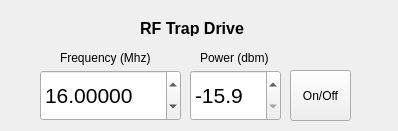
<?xml version="1.0" encoding="UTF-8"?>
<ui version="4.0">
 <class>Form</class>
 <widget class="QWidget" name="Form">
  <property name="geometry">
   <rect>
    <x>0</x>
    <y>0</y>
    <width>398</width>
    <height>131</height>
   </rect>
  </property>
  <property name="windowTitle">
   <string>Form</string>
  </property>
  <widget class="QDoubleSpinBox" name="spinPower">
   <property name="geometry">
    <rect>
     <x>190</x>
     <y>70</y>
     <width>91</width>
     <height>51</height>
    </rect>
   </property>
   <property name="font">
    <font>
     <pointsize>16</pointsize>
    </font>
   </property>
   <property name="decimals">
    <number>1</number>
   </property>
   <property name="minimum">
    <double>-15.900000000000000</double>
   </property>
   <property name="maximum">
    <double>-6.000000000000000</double>
   </property>
   <property name="singleStep">
    <double>0.100000000000000</double>
   </property>
   <property name="value">
    <double>-15.900000000000000</double>
   </property>
  </widget>
  <widget class="QDoubleSpinBox" name="spinFreq">
   <property name="geometry">
    <rect>
     <x>40</x>
     <y>70</y>
     <width>141</width>
     <height>51</height>
    </rect>
   </property>
   <property name="font">
    <font>
     <pointsize>16</pointsize>
    </font>
   </property>
   <property name="decimals">
    <number>5</number>
   </property>
   <property name="minimum">
    <double>15.000000000000000</double>
   </property>
   <property name="maximum">
    <double>17.000000000000000</double>
   </property>
   <property name="singleStep">
    <double>0.001000000000000</double>
   </property>
   <property name="value">
    <double>16.000000000000000</double>
   </property>
  </widget>
  <widget class="QPushButton" name="buttonSwitch">
   <property name="geometry">
    <rect>
     <x>290</x>
     <y>70</y>
     <width>61</width>
     <height>51</height>
    </rect>
   </property>
   <property name="text">
    <string>On/Off</string>
   </property>
   <property name="checkable">
    <bool>true</bool>
   </property>
   <property name="checked">
    <bool>false</bool>
   </property>
   <property name="autoDefault">
    <bool>false</bool>
   </property>
  </widget>
  <widget class="QLabel" name="label">
   <property name="geometry">
    <rect>
     <x>60</x>
     <y>50</y>
     <width>111</width>
     <height>16</height>
    </rect>
   </property>
   <property name="text">
    <string>Frequency (Mhz)</string>
   </property>
  </widget>
  <widget class="QLabel" name="label_2">
   <property name="geometry">
    <rect>
     <x>200</x>
     <y>50</y>
     <width>81</width>
     <height>16</height>
    </rect>
   </property>
   <property name="text">
    <string>Power (dbm)</string>
   </property>
  </widget>
  <widget class="QLabel" name="label_3">
   <property name="geometry">
    <rect>
     <x>140</x>
     <y>20</y>
     <width>131</width>
     <height>16</height>
    </rect>
   </property>
   <property name="font">
    <font>
     <pointsize>12</pointsize>
     <weight>75</weight>
     <bold>true</bold>
    </font>
   </property>
   <property name="text">
    <string>RF Trap Drive</string>
   </property>
  </widget>
 </widget>
 <resources/>
 <connections/>
</ui>
